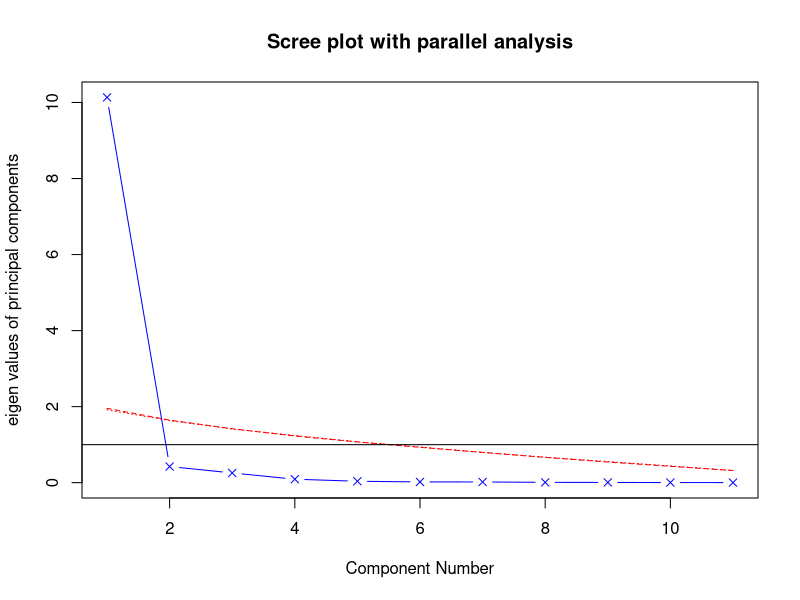
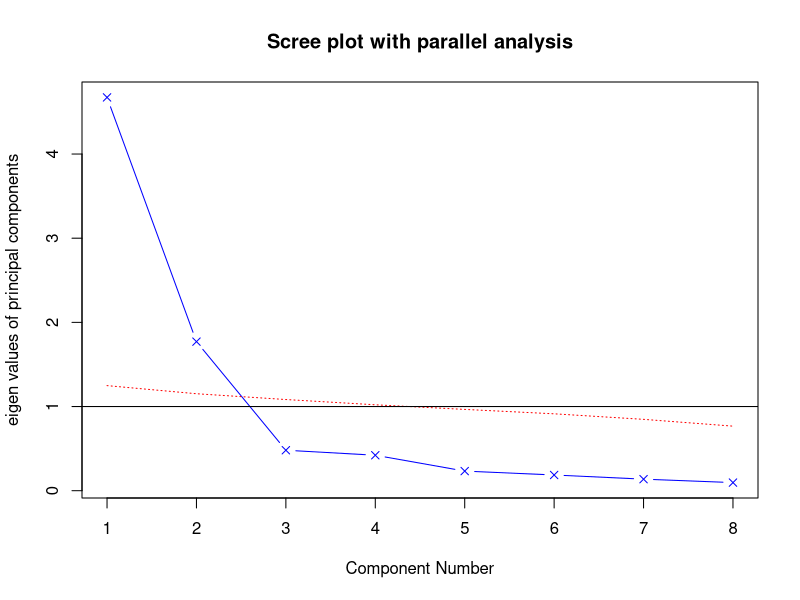
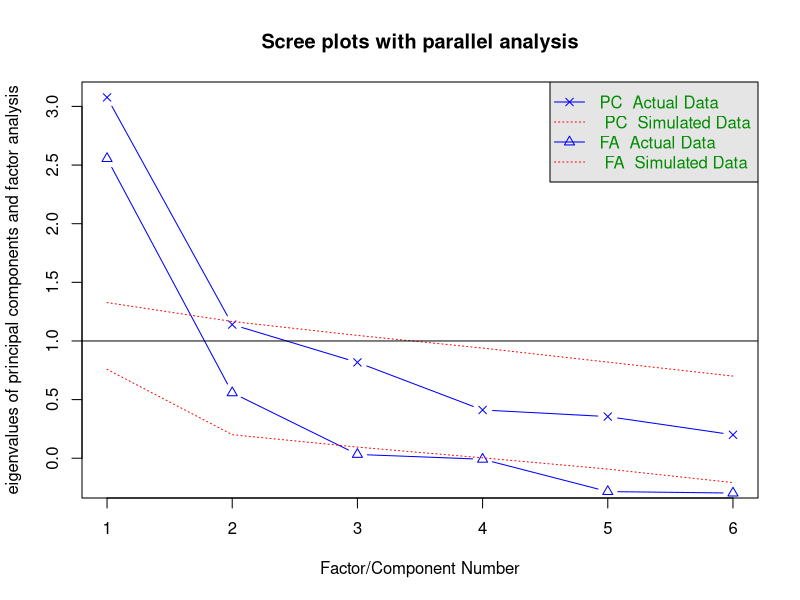
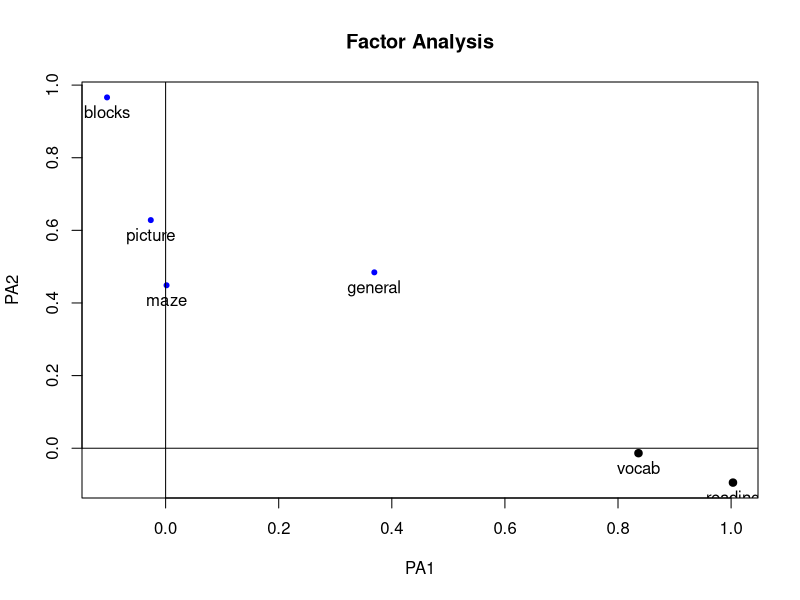
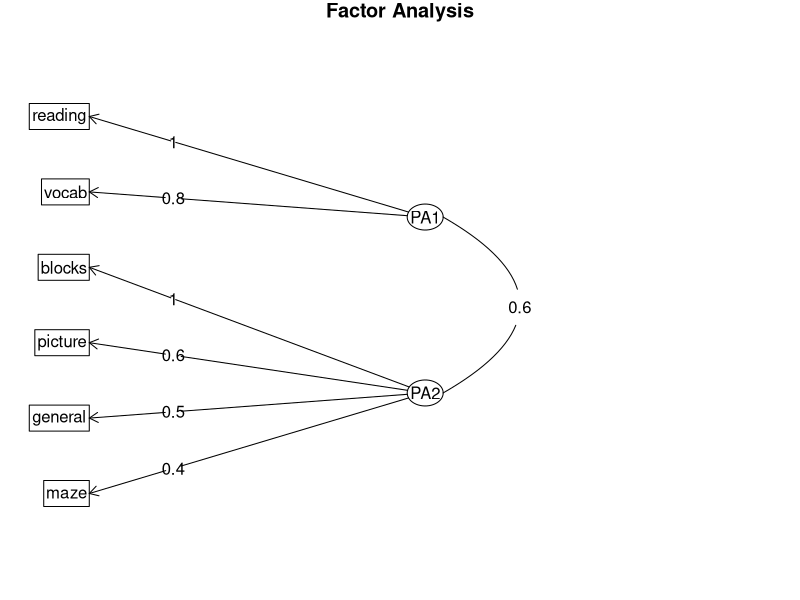

Reproduce these figures in R, in order.
##p299
library(psych)
fa.parallel(USJudgeRatings[,-1],fa="pc",n.iter=100,
            show.legend = FALSE,main="Scree plot with parallel analysis")

##p300
library(psych)
pc<-principal(USJudgeRatings[,-1],nfactors = 1)
pc

##p301
library(psych)
fa.parallel(Harman23.cor$cov,n.obs = 302,fa="pc",n.iter=100,
            show.legend = FALSE,main="Scree plot with parallel analysis")

##p302
library(psych)
pc<-principal(Harman23.cor$cov,nfactors = 2,rotate = "none")
pc

##p303
rc<-principal(Harman23.cor$cov,nfactors = 2,rotate = "varimax")
rc

##p304
library(psych)
pc<-principal(USJudgeRatings[,-1],nfactors = 1,score=TRUE)
head(pc$scores)

##p306
options(digits = 2)
covariances<-ability.cov$cov
correlations<-cov2cor(covariances)
correlations

library(psych)
covariances<-ability.cov$cov
correlations<-cov2cor(covariances)
fa.parallel(correlations,n.obs=112,fa="both",n.iter=100,
            main="Scree plots with parallel analysis")

##p308
fa<-fa(correlations,nfactors=2,rotate="none",fm="pa")
fa

fa.varimax<-fa(correlations,nfactors=2,rotate="varimax",fm="pa")
fa.varimax

##P309
fa.promax<-fa(correlations,nfactors=2,rotate="promax",fm="pa")
fa.promax

##p310
fsm<-function(oblique){
  if (class(oblique)[2]=="fa" & is.null(oblique$Phi)){
    warning("Object doesn't look like oblique EFA")
  }
  else {
    P<-unclass(oblique$loading)
    F<-P %*% oblique$Phi
    colnames(F)<-c("PA1","PA2")
    return(F)
  }
}
fsm(fa.promax)

factor.plot(fa.promax,labels=rownames(fa.promax$loadings))
fa.diagram(fa.promax,simpe=FALSE)
